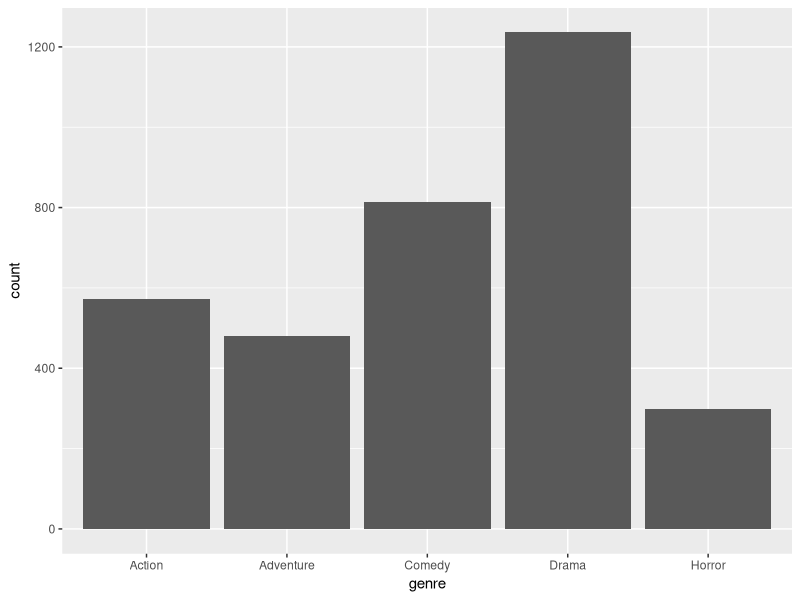
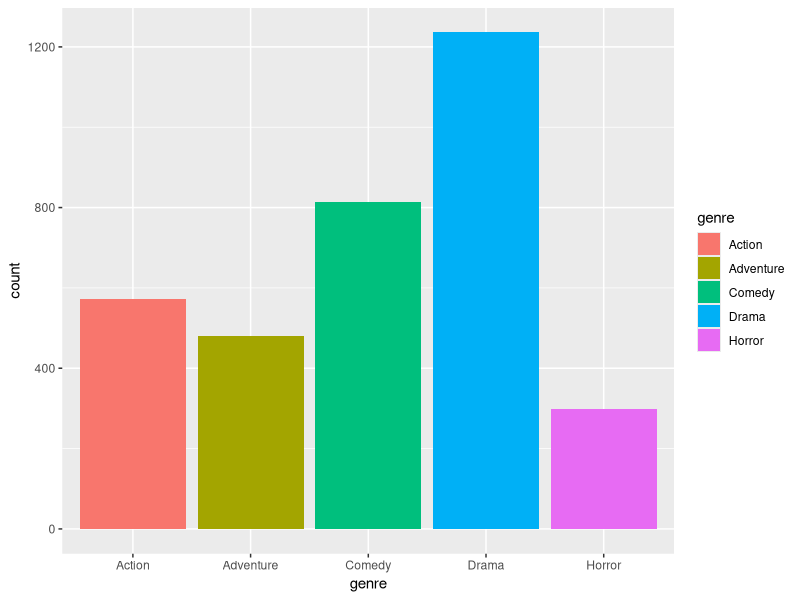
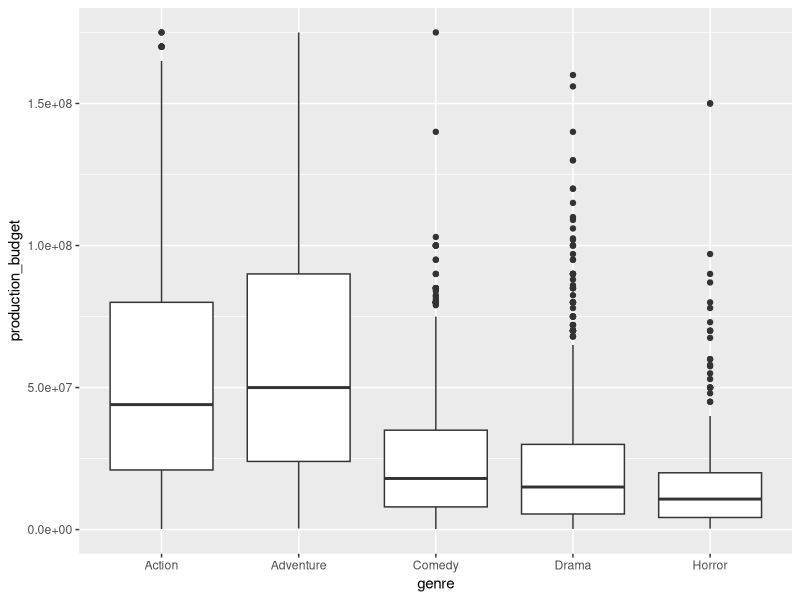
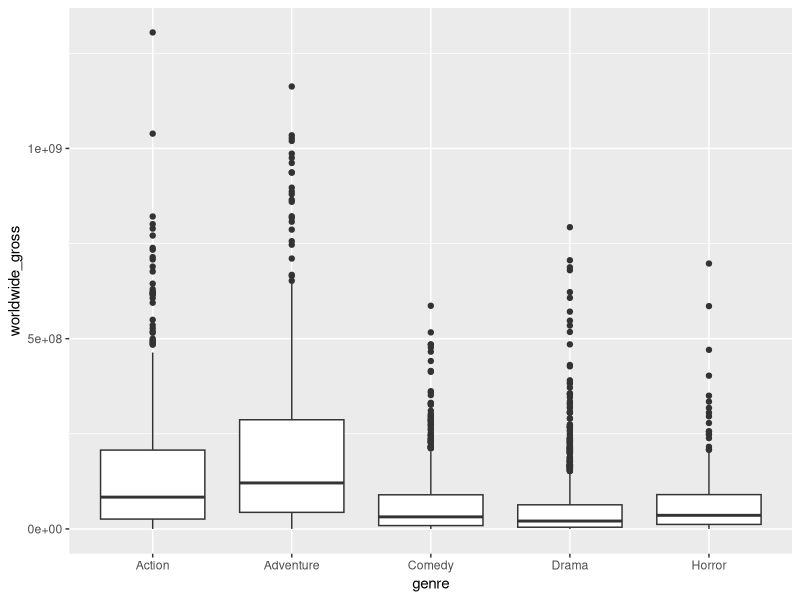
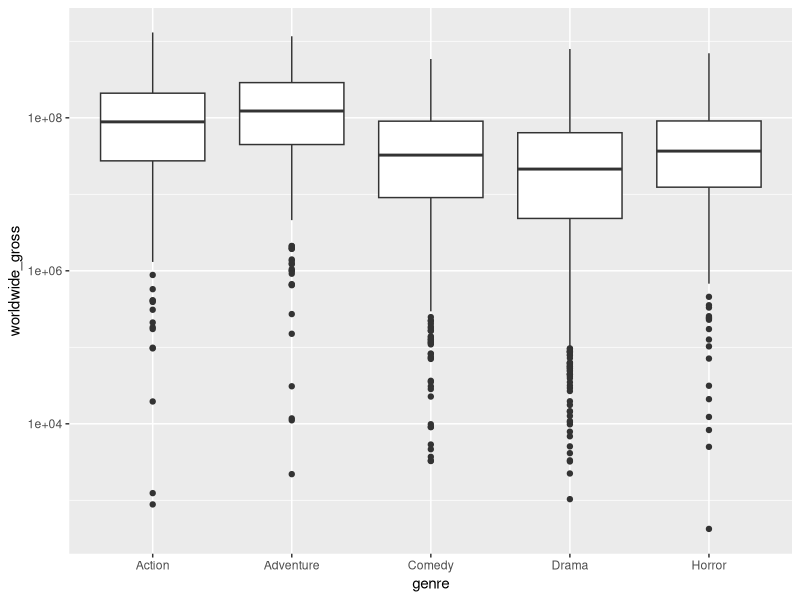
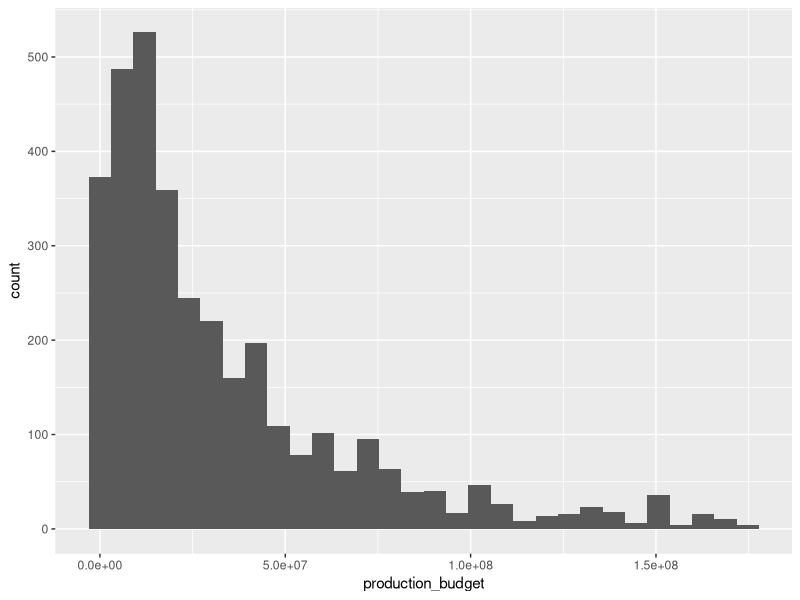
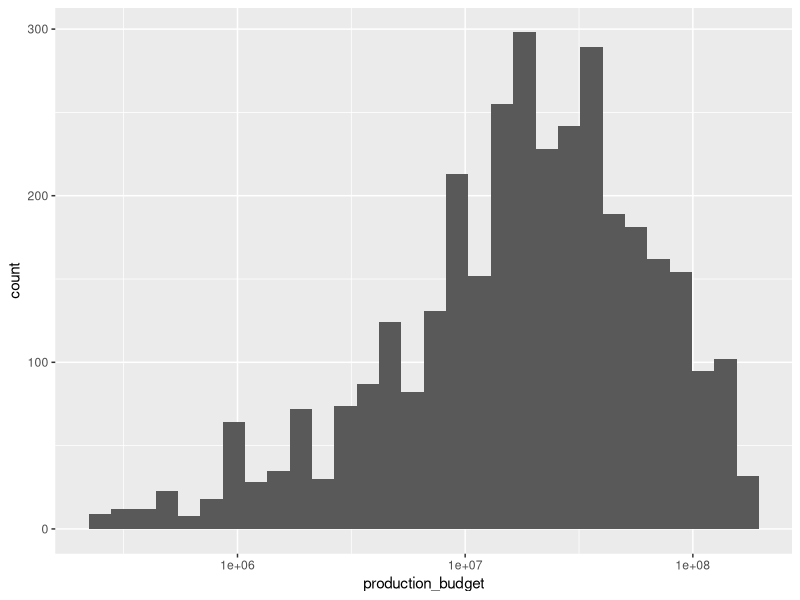
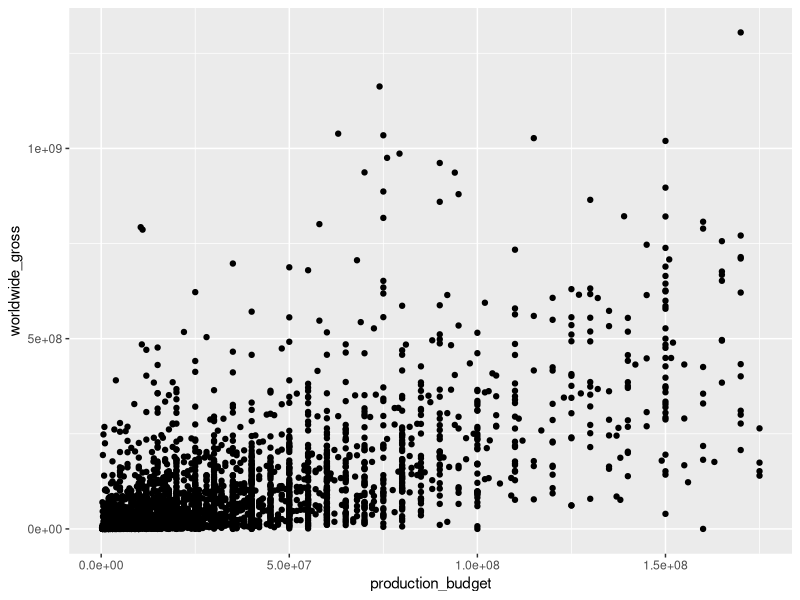

The R script that drew these images, in order:
## ---- chunk 1
knitr::include_graphics("https://tenor.com/view/mind-blown-gif-4952382.gif")
## ---- chunk 2
library(tidyverse)
movies <- read_csv("data/movie_profit/movie_profit.csv")
glimpse(movies) # see every column in the data frame
## ---- chunk 3
ggplot(movies, aes(x= genre))+
  geom_bar()

## ---- chunk 4
ggplot(movies, aes(x= genre, fill=genre))+ #the device containing your data
  geom_bar() #geom and aesthetics

## ---- chunk 5
ggplot(movies, aes(x=genre, y=production_budget))+
  geom_boxplot()
## ---- chunk 6
ggplot(movies, aes(x=genre, y=worldwide_gross))+
  geom_boxplot()
## ---- chunk 7
ggplot(movies,aes(x=genre, y=worldwide_gross))+
  geom_boxplot() +
  scale_y_log10()
## ---- chunk 8
ggplot(movies, aes(x = production_budget)) +
  geom_histogram()
## ---- chunk 9
ggplot(movies, aes(x = production_budget)) +
  geom_histogram()+
  scale_x_log10()
## ---- chunk 10
ggplot(movies, aes(x= production_budget,y= worldwide_gross))+  
       geom_point()
## ---- chunk 11
ggplot(movies, aes(x = production_budget, y = worldwide_gross)) +
  geom_point() +
  scale_x_log10() + scale_y_log10()
## ---- chunk 12
movies_clean <- movies %>% filter(worldwide_gross!=0)

ggplot(movies_clean, aes(x = production_budget, y = worldwide_gross)) +
  geom_point() +
  scale_x_log10() + scale_y_log10()
## ---- chunk 13
ggplot(movies_clean, aes(x = production_budget, y = worldwide_gross)) +
  geom_point(alpha=0.5) +
  stat_smooth(method = "lm", col = "red", se = FALSE)+
  scale_x_log10() + scale_y_log10()
